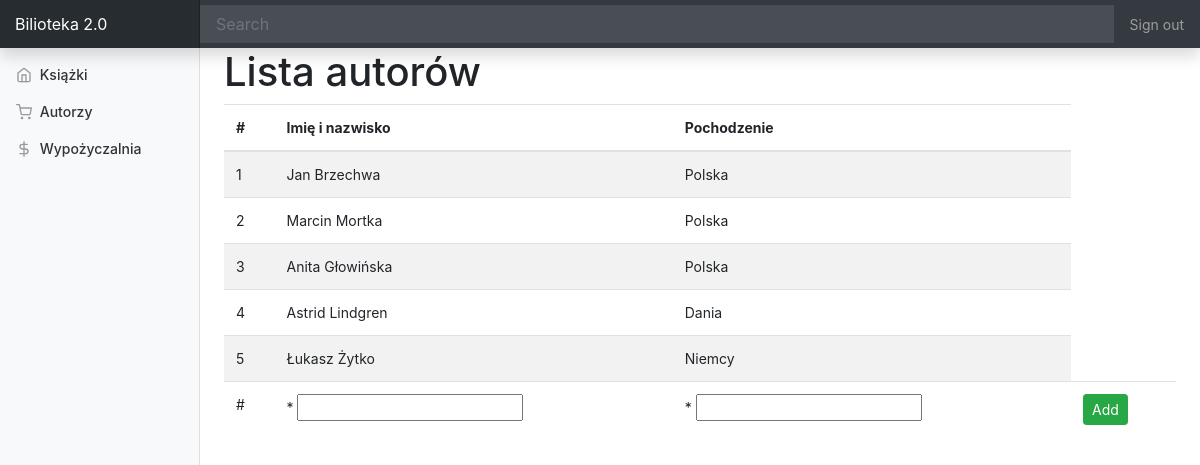
The page /author on the database its author committed.
### app/models_sqlalchemy.py (models this page shows, shortened)
class Author(db.Model):
    id = db.Column(db.Integer, primary_key=True)
    name = db.Column(db.String(300), index=True, unique=True)
    origin = db.Column(db.String(50))
    books = db.relationship("Book", backref="author", lazy="dynamic")

### app/routes.py (the view)
@app.route("/<table_name>", methods=["GET", "POST"])
def table(table_name):
    results = models_sqlite.table.get_table(table_name)
    if table_name == "book":
        form = forms.BookForm()
    elif table_name == "author":
        form = forms.AuthorForm()
    elif table_name == "borrow":
        form = forms.BorrowForm()
    if request.method == "POST":
        if form.validate_on_submit():
            models_sqlite.table.add(table_name,form.data)
    return render_template(f"{table_name}s.html", results=results, form=form)

### app/forms.py
class AuthorForm(FlaskForm):
    name = StringField("name", validators=[DataRequired()])
    origin = StringField("origin", validators=[DataRequired()])

### app/models_sqlite.py (called while the page is built)
    def get_table(self,table_name):
        self.table_name = table_name
        self.conn = engine.connect()
        table = Table(self.table_name, metadata, autoload=True, autoload_with=engine)
        with self.conn as conn:
            result = conn.execute(table.select()).fetchall()
        return result

### app/templates/authors.html (shortened to what this page needs)
{% extends "base.html" %}
{% block content %}
<h1>Lista autorów</h1>
<table class="table table-striped">
    <thead>
      <tr>
        <th scope="col">#</th>
        <th scope="col">Imię i nazwisko</th>
        <th scope="col">Pochodzenie</th>
      </tr>
    </thead>
    <tbody>
    {% for result in results %}
      <tr>
        <td>{{ result[0] }}</td>
        <td>{{ result[1] }}</td>
        <td>{{ result[2] }}</td>
      </tr>
    {% endfor %}
    <form method="POST" action="/author">
      <tr>
        <td>#</th>
        <td>* {{ form.name }}</td>
        <td>* {{ form.origin }}</td>
        <td><button type="submit" class="btn btn-success btn-sm">Add</button></td>
      </tr>
    </form>
    </tbody>
</table>
{% endblock %}

### app/static/dashboard.css (style rules this page uses)
body { font-size: .875rem; }

### rows shown on the page
Author: id "1", name "Jan Brzechwa", origin "Polska"
Author: id "2", name "Marcin Mortka", origin "Polska"
Author: id "3", name "Anita Głowińska", origin "Polska"
Author: id "4", name "Astrid Lindgren", origin "Dania"
Author: id "5", name "Łukasz Żytko", origin "Niemcy"
